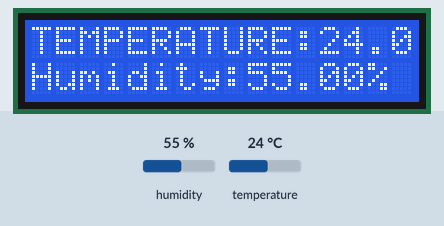
Bench run of a sketch on a simulated Arduino Uno, built with avr-gcc and run on an emulated ATmega328P. Shown: 16×2 character LCD. The inputs (shaded band) are chosen by the test bench; at power-on: humidity 55 %, temperature 24 °C.

Above: at 1.2 s.
1.3 s: humidity set to 22 %
At 3.5 s:
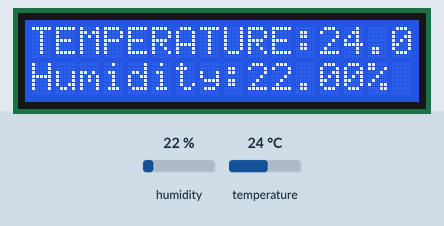
4.0 s: temperature set to 12 °C
At 5.1 s:
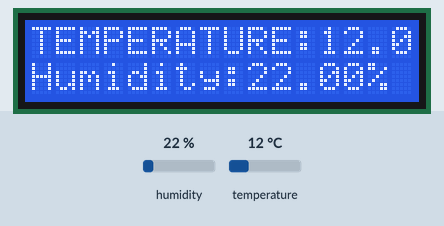
6.7 s: humidity set to 40 %
At 9.4 s:
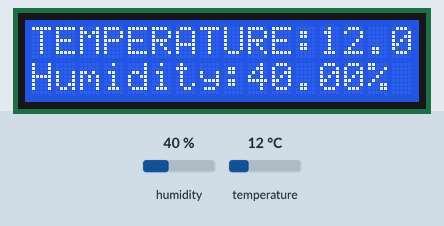
9.7 s: temperature set to 19 °C
At 10.9 s:
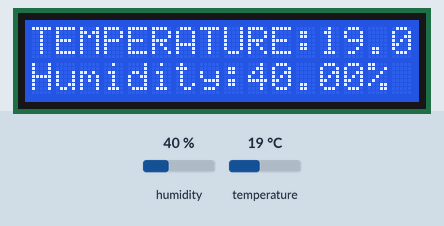
Timing chart, 0 to 12.7 s (numbered marks = the images above; inputs shaded):
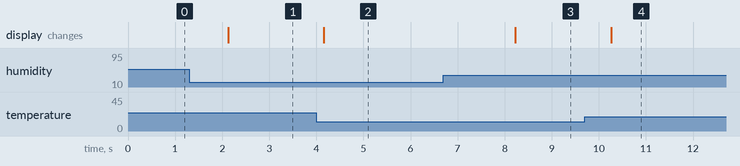

The sketch:

temp_va_humidity.ino
```cpp
#include "DHT.h"
#define DHTTYPE DHT11
#define DHTPIN 8
DHT dht(DHTPIN, DHTTYPE);
#include <LiquidCrystal.h>
const int rs = 12, en = 11, d4 = 5, d5 = 4, d6 = 3, d7 = 2;
LiquidCrystal lcd(rs, en, d4, d5, d6, d7);


void setup() {
pinMode(DHTPIN, INPUT);
Serial.begin(9600);
dht.begin();
lcd.begin(16,2);
}

void loop() {
  float temp = dht.readTemperature();
  float humidity = dht.readHumidity();
lcd.setCursor(0,0);
lcd.print("TEMPERATURE:");
lcd.print(temp);
lcd.print("c");
lcd.setCursor(0,1);
lcd.print("Humidity:");
lcd.print(humidity);
lcd.print("%");
delay(1000);
}
```

Measured:
- after the input at 1.3 s, the display: changes after 0.83 s (image 1)
- after the input at 4.0 s, the display: changes after 0.16 s (image 2)
- after the input at 6.7 s, the display: changes after 1.5 s (image 3)
- after the input at 9.7 s, the display: changes after 0.56 s (image 4)
